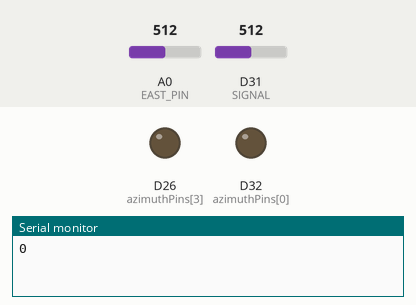
Simulated run of this sketch. Board: Arduino Nano 33 IoT. On the bench: output pins drawn as LEDs (lit = HIGH), the last lines printed to the serial monitor. Dashed ring = blinking. The inputs (shaded band) are chosen by the test bench; at power-on: D31 (SIGNAL) = 512, A0 (EAST_PIN) = 512. Nothing arrives over Bluetooth unless stated; a phone connects over Bluetooth LE 3 s after start; pins used as bus, display or sensor lines are not drawn.

Above: at 0.1 s.
At 3.8 s:
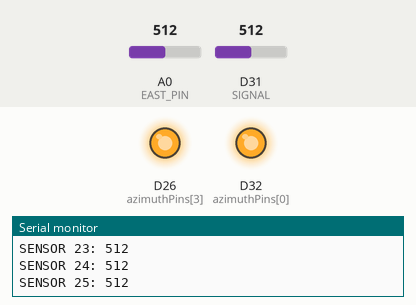
3.9 s: D31 (SIGNAL) set to 1023
7.1 s: D31 (SIGNAL) set to 900
At 8.8 s:
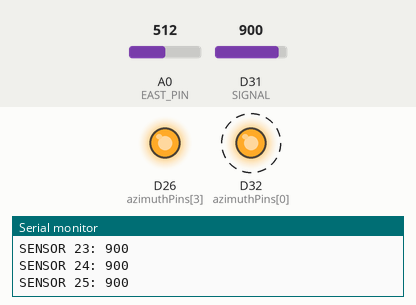
Timing chart, 0 to 16.3 s (numbered marks = the images above; inputs shaded):
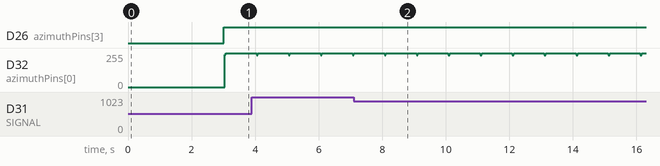

The sketch:

arduino.ino
```cpp
#include <ArduinoBLE.h>
#include <QMC5883LCompass.h>
QMC5883LCompass compass;

/*
    List of assigned numbers/UUIDs for Bluetooth SIG-defined services:
    https://btprodspecificationrefs.blob.core.windows.net/assigned-numbers/Assigned%20Number%20Types/Assigned%20Numbers.pdf

    As of 2023-03-16:
     - 3.4 GATT Services (page 68)
     - 3.5 Units (page 72)
     - 3.8 Characteristics (page 82)
*/

#define WEST_PIN 13
#define NORTH_PIN 12
#define EAST_PIN 14
#define NORTH_THRESHOLD 5 // DEG

BLEService sundialService("181A");                                           // Environmental Sensing service
BLEFloatCharacteristic azimuthCharacteristic("2BE1", BLERead | BLENotify);   // Light Distribution ¯\_(ツ)_/¯
BLEFloatCharacteristic altitudeCharacteristic("2A6C", BLERead | BLENotify);  // Elevation

BLEService locationService("1819");                                          // Location and Navigation service
BLEFloatCharacteristic magneticDeclinationCharacteristic("2AB0", BLEWrite);  // Local North Coordinate

#define SIGNAL 31

#define NUM_PHOTORESISTORS 26
#define NUM_PHOTORESISTORGROUPS 13
#define NUM_PINS 4

#define ANGLE_SENSOR1 0
#define ANGLE_SENSOR2 0

bool status[NUM_PHOTORESISTORS];

uint8_t azimuthPins[NUM_PHOTORESISTORS] = {
  // 36,
  // 39,
  // 34,
  // 35,
  32,
  33,
  25,
  26,
  // 27,
  // 14,
  // 12,
  // 13,
  // 4,
};

bool* getDarkSensors() {
  // Find our dark threshold
  // int16_t darkest = 4095;
  // int16_t lightest = 0;
  // for (uint8_t i = 0; i < num_sensors; i++) {
  //   int16_t value = analogRead(azimuthPins[i]);
  //   if (value == 4095 || value == 0) { continue; }

  //   lightest = lightest > value ? value : lightest;
  //   darkest = darkest < value ? value : darkest;
  // }

  // Test
  int16_t darkest = 300;
  int16_t lightest = 3000;

  // Cut in delta half, that'll be o;ur threshold
  uint16_t delta = (lightest-darkest);
  uint16_t lowerThreshold = darkest+(delta/3);
  uint16_t upperThreshold = lightest-(delta/3);

  // Figure out which pins are dark

  for (uint8_t i = 0; i < NUM_PHOTORESISTORS; i++) {
    for (uint8_t j = 0; j < NUM_PINS; j++) {
      digitalWrite(azimuthPins[j], bitRead(i, j));
    }

    uint16_t value = analogRead(SIGNAL);
    Serial.printf("SENSOR %d: %d\n", i, value);

    // Because we're grouping up two PRs per pin, we need to do some
    // work to figure out which sensor is being lit; left or right
    if (value <= lowerThreshold) {
      status[(i*2)]=false;
      status[(i*2)+1]=false;
      continue;
    } else if (value >= upperThreshold){
      status[(i*2)]=true;
      status[(i*2)+1]=true;
    } else if (value > lowerThreshold && value < upperThreshold) {
      if (i > 0 && status[(i-1) == false]) {
        status[(i*2)]=true;
        status[(i*2)+1]=false;
      } else {
        status[(i*2)]=false;
        status[(i*2)+1]=true;
      }
      continue;
    } else {
      Serial.println("ruh roh");
    }
  }

  return status;
}

void setup() {
  Serial.begin(9600);

  // Setup pins
  for (uint8_t i = 0; i < NUM_PHOTORESISTORGROUPS; i++) {
    pinMode(azimuthPins[i], OUTPUT);
  }
  pinMode(SIGNAL, INPUT);


  // Freeze if Bluetooth initialization fails
  if (!BLE.begin()) {
      while (1) {
      }
  }

  BLE.setLocalName("Sundial");
  BLE.setAdvertisedService(sundialService);

  sundialService.addCharacteristic(azimuthCharacteristic);
  sundialService.addCharacteristic(altitudeCharacteristic);
  BLE.addService(sundialService);

  // Optional, for true north alignment
  locationService.addCharacteristic(magneticDeclinationCharacteristic);
  BLE.addService(locationService);

  BLE.advertise();

  compass.init();
}

void loop() {
    Serial.println(compass.getAzimuth());

    // Get connected device
    BLEDevice central = BLE.central();

    // Example
    float azimuth = -11.7;
    float altitude = 30.0;

    if (central) {
        // On initial connection, send current values
        azimuthCharacteristic.writeValueLE(azimuth);
        altitudeCharacteristic.writeValueLE(altitude);

        float offset;
        float sundialAngle;
        while (central.connected()) {
            // Read characteristics, update variables
            offset = magneticDeclinationCharacteristic.valueLE();

            // Convert from magnetic north to true north
            sundialAngle = compass.getAzimuth() + offset;

            // Light up LEDs to help the user align the sundial
            Serial.println(sundialAngle);
            digitalWrite(WEST_PIN, (sundialAngle - NORTH_THRESHOLD > 0));
            digitalWrite(NORTH_PIN, (sundialAngle - NORTH_THRESHOLD <= 0 && sundialAngle + NORTH_THRESHOLD >= 0));
            digitalWrite(EAST_PIN, (sundialAngle + NORTH_THRESHOLD < 0));

            // Read values
            getDarkSensors();
            for (uint8_t i = 0; i < NUM_PHOTORESISTORS; i++) {
              // Serial.print(status[i] ? 1 : 0);
            }

            // Calculate the Sun's azimuth based on status[]
            int litCount = 0;
            for (int i = 0; i < NUM_PHOTORESISTORS; i++) {
              if (status[i] == false) {
                litCount++;
              }
            }
            uint8_t oldAzimuth = azimuth;
            azimuth = (360) * (litCount / NUM_PHOTORESISTORS);

            // Get elevation
            uint8_t oldAltitude = altitude;
            altitude = atan2(analogRead(ANGLE_SENSOR1), analogRead(ANGLE_SENSOR2));

            // TODO uncomment these when values are actually changing
            // Check if characteristic has changed
            if (oldAzimuth != azimuth) {
              azimuthCharacteristic.writeValueLE(azimuth);
            }
            if (oldAltitude != altitude) {
              altitudeCharacteristic.writeValueLE(altitude);
            }

            delay(1000);
        }
    }

    delay(1000);
}
```

Measured:
- by itself, D32 (azimuthPins[0]): alternates 255/255 for 0.97 s and 240/255 for 0.04 s
